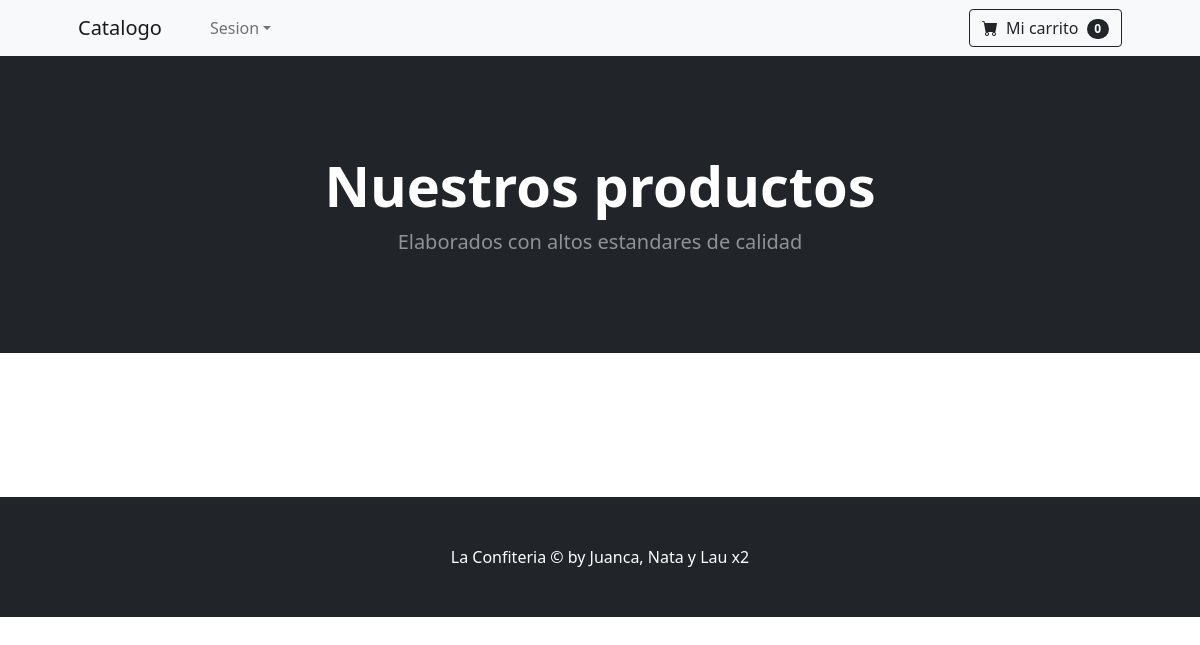
Before: / with the older database file.
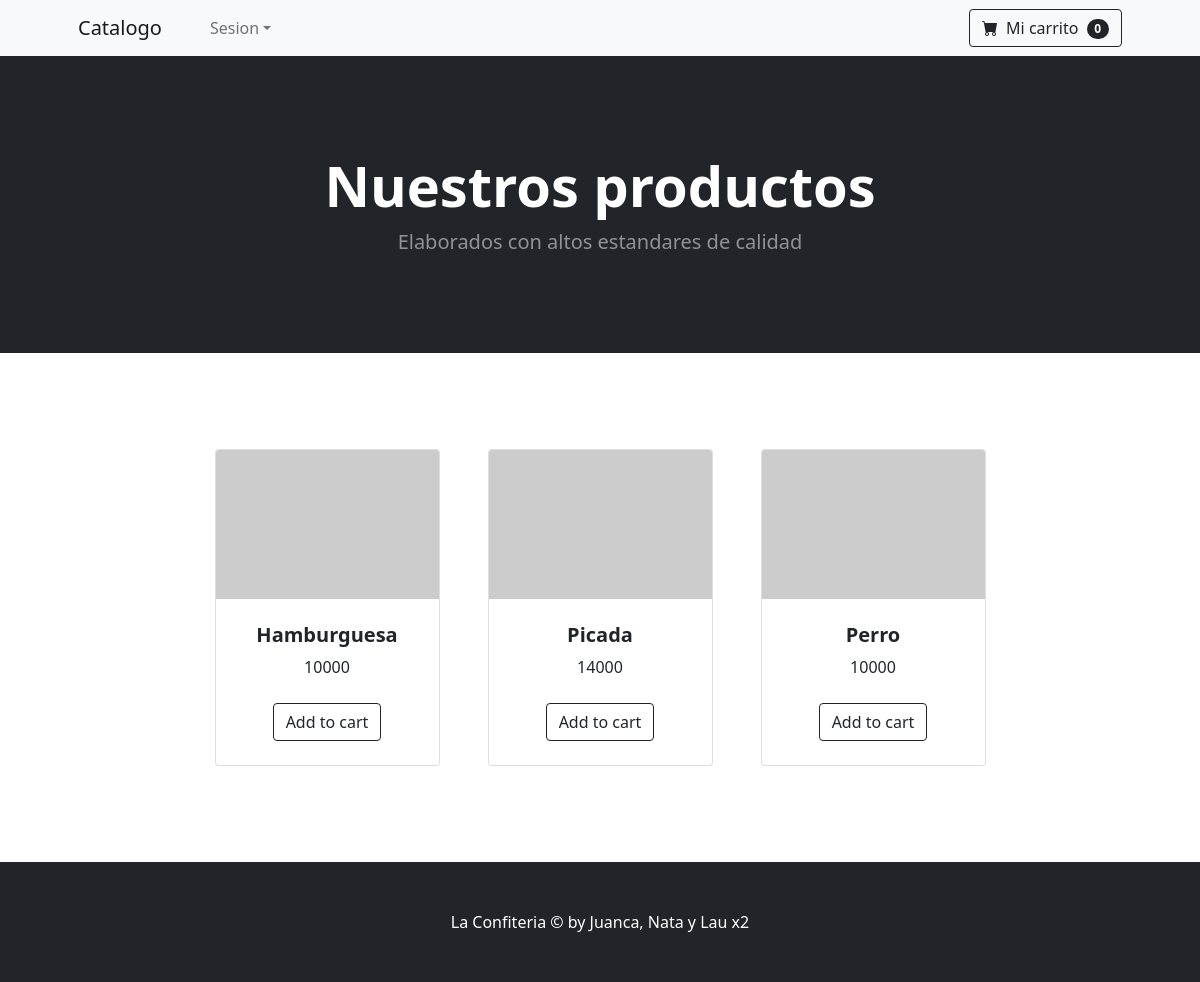
After: the same page with the newer database file.
### website/models.py (models this page shows)
class Product(db.Model):
    id = db.Column(db.Integer, primary_key=True)
    name = db.Column(db.String(50))
    description = db.Column(db.String(1000))
    price = db.Column(db.Integer)
    image_url = db.Column(db.String(200))

### website/views.py (the view)
@views.route('/', methods=['GET', 'POST'])
def catalogo():
    if request.method == 'POST':
        if current_user.is_authenticated:
            pass
        else:
            redirect(url_for('auth.login'))
            flash('Antes de comprar debes iniciar sesion', category='info')
    inventory = Product.query.all()
    inventario = [{'name': 'Hamburguesa',
                  'price': 10000},
                  {'name': 'Perro',
                   'price': 8000}]
    return render_template("catalogo.html", inventario=inventory)

### website/templates/catalogo.html (shortened to what this page needs)
{% extends "base.html" %}
{% block tittle %}Nuestros productos{% endblock %}
{% block subtittle %}Elaborados con altos estandares de calidad{% endblock %}
{% block content %}
<section class="py-5">
    <div class="container px-4 px-lg-5 mt-5">
        <div class="row gx-4 gx-lg-5 row-cols-2 row-cols-md-3 row-cols-xl-4 justify-content-center">
            {% for producto in inventario %}
            <div class="col mb-5">
                <div class="card h-100">
                    <img class="card-img-top" src="https://dummyimage.com/450x300/dee2e6/6c757d.jpg" alt="..." />
                    <div class="card-body p-4">
                        <div class="text-center">
                            <h5 class="fw-bolder">{{ producto.name }}</h5>
                            {{ producto.price }}
                        </div>
                    </div>
                    <div class="card-footer p-4 pt-0 border-top-0 bg-transparent">
                        <div class="text-center"><a class="btn btn-outline-dark mt-auto" href="#">Add to cart</a></div>
                    </div>
                </div>
            </div>
            {% endfor %}
        </div>
    </div>
</section>
{% endblock %}

### website/templates/base.html (shortened to what this page needs)
<!DOCTYPE html>
<html lang="en">
    <head>
        <link href="https://cdn.jsdelivr.net/npm/bootstrap-icons@1.5.0/font/bootstrap-icons.css" rel="stylesheet" />
        <link href="{{url_for('static', filename='css/styles.css')}}" rel="stylesheet" />
    </head>
    <body>
        <nav class="navbar navbar-expand-lg navbar-light bg-light">
            <div class="container px-4 px-lg-5">
                <a class="navbar-brand" href="{{ url_for('views.catalogo')}}">Catalogo</a>
                <div class="collapse navbar-collapse" id="navbarSupportedContent">
                    <ul class="navbar-nav me-auto mb-2 mb-lg-0 ms-lg-4">
                        <li class="nav-item dropdown">
                            <a class="nav-link dropdown-toggle" id="navbarDropdown" href="#" role="button" data-bs-toggle="dropdown" aria-expanded="false">Sesion</a>
                        </li>
                    </ul>
                    <form class="d-flex" action="{{ url_for('views.carrito')}}">
                        <button class="btn btn-outline-dark" type="submit">
                            <i class="bi-cart-fill me-1"></i>
                            Mi carrito
                            <span class="badge bg-dark text-white ms-1 rounded-pill">0</span>
                        </button>
                    </form>
                </div>
            </div>
        </nav>
        <header class="bg-dark py-5">
            <div class="container px-4 px-lg-5 my-5">
                <div class="text-center text-white">
                    <h1 class="display-4 fw-bolder">{% block tittle %}Tittle{% endblock %}</h1>
                    <p class="lead fw-normal text-white-50 mb-0">{% block subtittle %}Subtittle{% endblock %}</p>
                </div>
            </div>
        </header>
        {% block content %}{% endblock %}
        <footer class="py-5 bg-dark">
            <div class="container"><p class="m-0 text-center text-white">La Confiteria &copy; by Juanca, Nata y Lau x2</p></div>
        </footer>
    </body>
</html>

Changed rows visible on the page:
added Product: name "Hamburguesa", price "10000"
added Product: name "Picada", price "14000"
added Product: name "Perro", price "10000"
